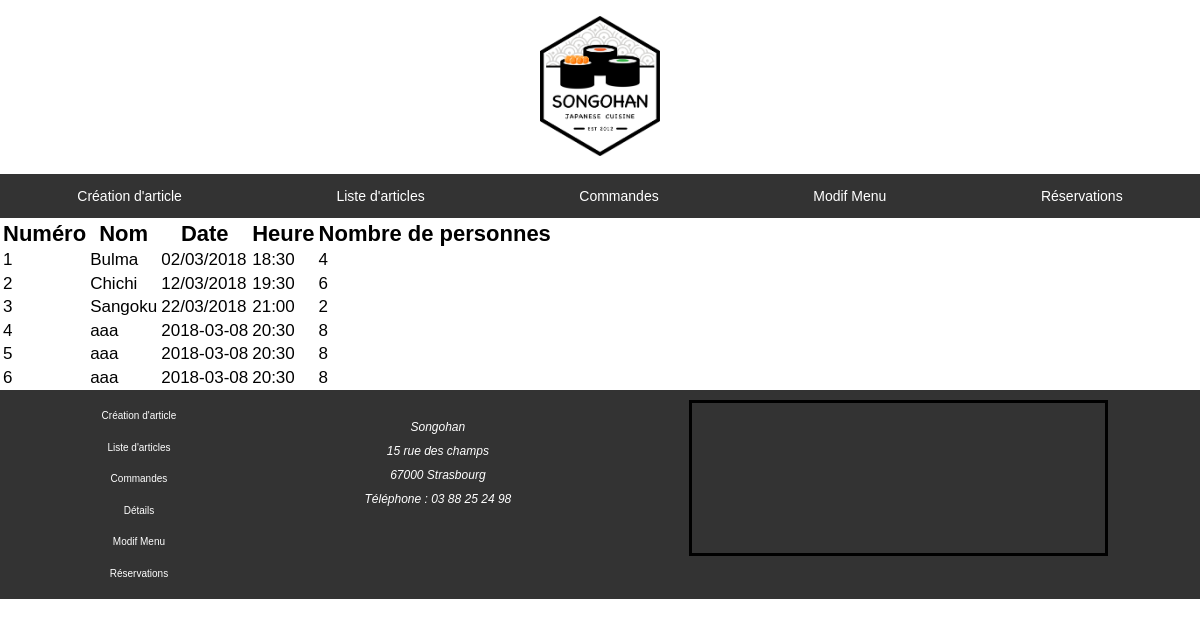
The app's page /?page=resadetail (signed in) with its own data.
### tables this page shows
CREATE TABLE `reservations` (
  `reservation_id` int(11) NOT NULL,
  `customer_id` int(11) NOT NULL,
  `reservation_date` varchar(63) NOT NULL,
  `reservation_hour` varchar(63) NOT NULL,
  `client_number` int(11) NOT NULL
);

CREATE TABLE `customers` (
  `customer_id` int(11) NOT NULL,
  `customer_FirstName` varchar(254) NOT NULL,
  `customer_LastName` varchar(254) NOT NULL,
  `phone` varchar(12) NOT NULL,
  `addressLine` varchar(1023) NOT NULL,
  `city` varchar(511) NOT NULL,
  `postalCode` int(11) NOT NULL,
  `email` varchar(254) NOT NULL
);

### Apps/resadetail.php (called while the page is built)
<?php
$manager = new ReservationsManager($pdo);
$reservations = $manager->findAll();
require('Views/resadetail.phtml');
?>

### Apps/contentadmin.php (called while the page is built)
<?php
require('Views/contentadmin.phtml');

### index.php (called while the page is built, shortened)
<?php
try
{
	require('Apps/base.php');
}
catch (Exception $exception)
{
	$error = 'Erreur : ' . $exception->getMessage();
	require('Apps/error.php');
}

### Models/ReservationsManager.class.php (called while the page is built, shortened)
<?php
class ReservationsManager
{
    private $pdo;
	public function __construct($pdo)
	{
		$this->pdo = $pdo;
	}
    public function findAll()
	{
		$query = $this->pdo->query("SELECT * FROM reservations");
		$reservations = $query->fetchAll(PDO::FETCH_CLASS, 'Reservations', [$this->pdo]);
		return $reservations;
	}
}
?>

### Models/Reservations.class.php (called while the page is built, shortened)
<?php
class Reservations
{
	private $reservation_id;
	private $customer_id;
	private $reservation_date;
    private $reservation_hour;
	private $client_number;
	public function __construct($pdo)
	{
		$this->pdo = $pdo;
	}
	public function getReservation_Id()
	{
		return $this->reservation_id;
	}
	public function getReservation_Date()
	{
		return $this->reservation_date;
	}
    	public function getReservation_Hour()
	{
		return $this->reservation_hour;
	}
    public function getClient_Number()
	{
		return $this->client_number;
	}
    public function getCustomer()
	{
		$manager = new CustomerManager($this->pdo);
		$this->customer = $manager->find($this->customer_id);
		return $this->customer;
	}
}
?>

### Models/CustomerManager.class.php (called while the page is built, shortened)
<?php
class CustomerManager
{
	private $pdo;
	public function __construct($pdo)
	{
		$this->pdo = $pdo;
	}
	public function find($customer_id)
	{
		$query = $this->pdo->prepare("SELECT * FROM customers WHERE customer_id=?");
		$res = $query->execute([$customer_id]);
		$customer = $query->fetchObject('Customer');
		return $customer;
	}
}
?>

### Models/Customer.class.php (called while the page is built, shortened)
<?php
class Customer
{
	private $customer_FirstName;
	public function getCustomerFirstName()
	{
		return $this->customer_FirstName;
	}
}
?>

### Views/resadetail.phtml (the view)
<section class="resadetail">
	<table>
	    <thead>
	        <th>Numéro</th>
	        <th>Nom</th>
	        <th>Date</th>
	        <th>Heure</th>
	        <th>Nombre de personnes</th>
	    </thead>
	    <tbody>
	        <?php foreach ($reservations as $ligne): ?>
	        <tr>
	            <td><?= $ligne->getReservation_Id()?></td>
	            <td><?= $ligne->getCustomer()->getCustomerFirstName()?></td>
	            <td><?= $ligne->getReservation_Date()?></td>
                <td><?= $ligne->getReservation_Hour()?></td>
                <td><?= $ligne->getClient_Number()?></td>
	        </tr>
	        <?php endforeach ?>
	    </tbody>
	</table>
</section>

### Public/css/style.css (style rules this page uses)
html { font-size: 62.5%; font-family: "Bree Serif", Arial, sans-serif; }
p, tbody { font-size: 1.7rem; }
thead { font-size: 2.2rem; }

### Public/css/stylem.css (style rules this page uses)
* { font-family: Arial, sans-serif; }
body { background-image: url(../img/menu/fond2.jpg); }

### records on screen
reservations: reservation_id "1", customer.customer_FirstName "Bulma", reservation_date "02/03/2018", reservation_hour "18:30", client_number "4"
reservations: reservation_id "2", customer.customer_FirstName "Chichi", reservation_date "12/03/2018", reservation_hour "19:30", client_number "6"
reservations: reservation_id "3", customer.customer_FirstName "Sangoku", reservation_date "22/03/2018", reservation_hour "21:00", client_number "2"
reservations: reservation_id "4", customer.customer_FirstName "aaa", reservation_date "2018-03-08", reservation_hour "20:30", client_number "8"
reservations: reservation_id "5", customer.customer_FirstName "aaa", reservation_date "2018-03-08", reservation_hour "20:30", client_number "8"
reservations: reservation_id "6", customer.customer_FirstName "aaa", reservation_date "2018-03-08", reservation_hour "20:30", client_number "8"
